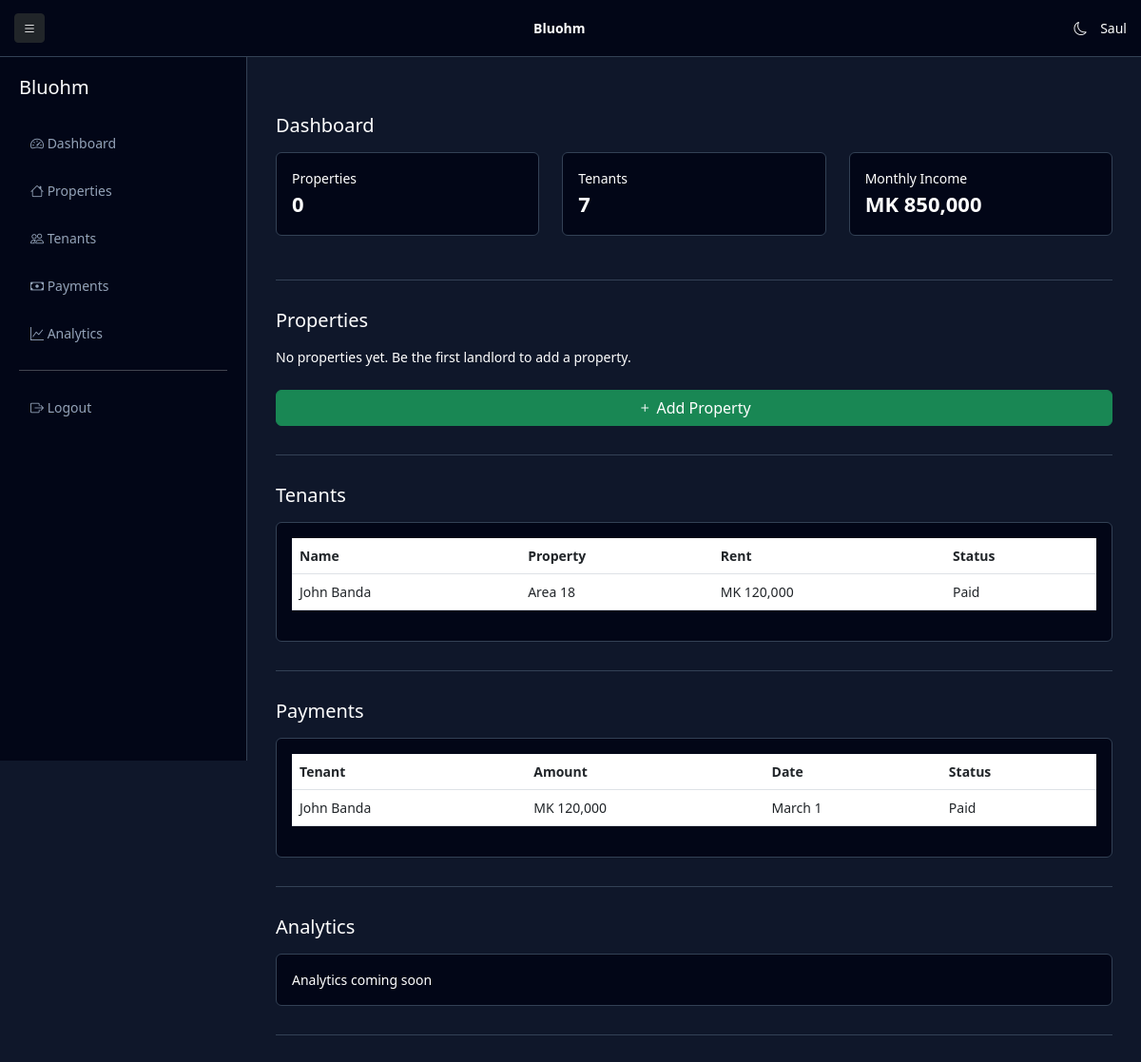
The page /properties/dashboard/ (signed in) on the database as committed earlier.
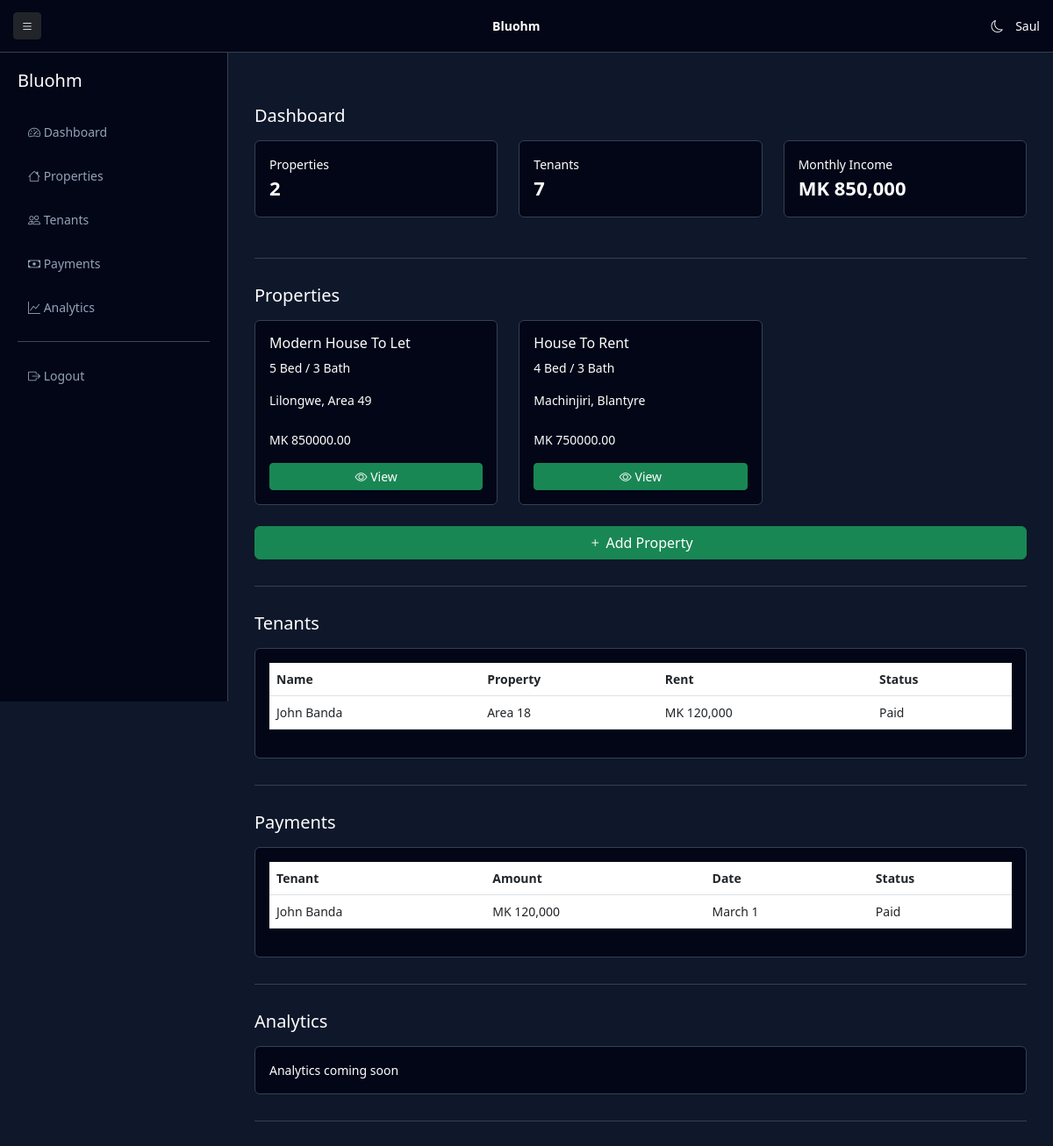
The same page on the database as committed later.
### properties/models.py (models this page shows, shortened)
class Property(models.Model):
    owner = models.ForeignKey(User, on_delete=models.CASCADE)
    title = models.CharField(max_length=255)
    price = models.DecimalField(max_digits=10, decimal_places=2)
    bedrooms = models.IntegerField(default=0)
    bathrooms = models.IntegerField(default=0)
    location = models.CharField(max_length=255)
    latitude = models.FloatField(null=True, blank=True)
    longitude = models.FloatField(null=True, blank=True)
    landmarks = models.TextField(blank=True, null=True)
    listing_type = models.CharField(
        max_length=10,
        choices=LISTING_TYPE,
        default='rent'
    )
    property_category = models.CharField(
        max_length=20,
        choices=PROPERTY_CATEGORY,
        default='house'
    )
    is_available = models.BooleanField(default=True)
    created_at = models.DateTimeField(auto_now_add=True)

### properties/views.py (the view)
# urls.py: path("dashboard/", views.landlord_dashboard, name="landlord_dashboard"),
@login_required
def landlord_dashboard(request):
    properties = Property.objects.filter(owner=request.user)
    return render(request, "properties/landlord_dashboard.html", {
        "properties": properties
    })

### templates/properties/landlord_dashboard.html (shortened to what this page needs)
<!DOCTYPE html>
<html lang="en">
<head>
<link href="https://cdn.jsdelivr.net/npm/bootstrap@5.3.0/dist/css/bootstrap.min.css" rel="stylesheet">
<link rel="stylesheet" href="https://cdn.jsdelivr.net/npm/bootstrap-icons@1.11.3/font/bootstrap-icons.css">
</head>
<body>
<div class="sidebar" id="sidebar">
    <h5 class="mb-4">Bluohm</h5>
    <a href="#dashboard"><i class="bi bi-speedometer2"></i> Dashboard</a>
    <a href="#properties"><i class="bi bi-house"></i> Properties</a>
    <a href="#tenants"><i class="bi bi-people"></i> Tenants</a>
    <a href="#payments"><i class="bi bi-cash"></i> Payments</a>
    <a href="#analytics"><i class="bi bi-graph-up"></i> Analytics</a>
    <hr>
    <a href="{% url 'accounts:logout' %}"><i class="bi bi-box-arrow-right"></i> Logout</a>
</div>
<div class="topbar">
    <button class="btn btn-sm btn-dark" onclick="toggleSidebar()"><i class="bi bi-list"></i></button>
    <strong>Bluohm</strong>
    <div>
        <i class="bi bi-moon" id="themeToggle" style="cursor:pointer; margin-right:10px;"></i>
        {{ request.user.username }}
    </div>
</div>
<div class="main">
<div id="dashboard" class="section">
    <h5>Dashboard</h5>
    <div class="row mt-3">
        <div class="col-12 col-md-4 mb-3">
            <div class="card p-3">Properties<div class="stat-number">{{ properties|length }}</div></div>
        </div>
        <div class="col-12 col-md-4 mb-3">
            <div class="card p-3">Tenants<div class="stat-number">7</div></div>
        </div>
        <div class="col-12 col-md-4 mb-3">
            <div class="card p-3">Monthly Income<div class="stat-number">MK 850,000</div></div>
        </div>
    </div>
</div>
<div id="properties" class="section">
    <h5>Properties</h5>
    <div class="row mt-3">
        {% if properties %}
            {% for property in properties %}
            <div class="col-12 col-md-4 mb-3">
                <div class="card p-3">
                    <h6>{{ property.title }}</h6>
                    <p>{{ property.bedrooms }} Bed / {{ property.bathrooms }} Bath</p>
                    <p>{{ property.location }}</p>
                    <p>MK {{ property.price }}</p>
                    <a href="{% url 'properties:property_detail' property.id %}" class="btn btn-success btn-sm">
                    <i class="bi bi-eye"></i> View
                    </a>
                </div>
            </div>
            {% endfor %}
        {% else %}
            <p>No properties yet. Be the first landlord to add a property.</p>
        {% endif %}
    </div>
    <a href="{% url 'properties:add_property' %}" class="btn btn-success w-100 mt-2">
        <i class="bi bi-plus"></i> Add Property
    </a>
</div>
<div id="tenants" class="section">
    <h5>Tenants</h5>
    <div class="card p-3 mt-3 table-responsive">
        <table class="table">
            <thead>
                <tr><th>Name</th><th>Property</th><th>Rent</th><th>Status</th></tr>
            </thead>
            <tbody>
                <tr><td>John Banda</td><td>Area 18</td><td>MK 120,000</td><td>Paid</td></tr>
            </tbody>
        </table>
    </div>
</div>
<div id="payments" class="section">
    <h5>Payments</h5>
    <div class="card p-3 mt-3 table-responsive">
        <table class="table">
            <thead>
                <tr><th>Tenant</th><th>Amount</th><th>Date</th><th>Status</th></tr>
            </thead>
            <tbody>
                <tr><td>John Banda</td><td>MK 120,000</td><td>March 1</td><td>Paid</td></tr>
            </tbody>
        </table>
    </div>
</div>
<div id="analytics" class="section">
    <h5>Analytics</h5>
    <div class="card p-3 mt-3">Analytics coming soon</div>
</div>
</div>
</body>
</html>

Rows that differ between the two databases and show on the page:
added Property: title "Modern House To Let", bedrooms "5", bathrooms "3", location "Lilongwe, Area 49", price "850000.00"
added Property: title "House To Rent", bedrooms "4", bathrooms "3", location "Machinjiri, Blantyre", price "750000.00"
Other text that changed with them:
{{ properties|length }}: "0" → "2"
text no longer shown: "No properties yet. Be the first landlord to add a property."
